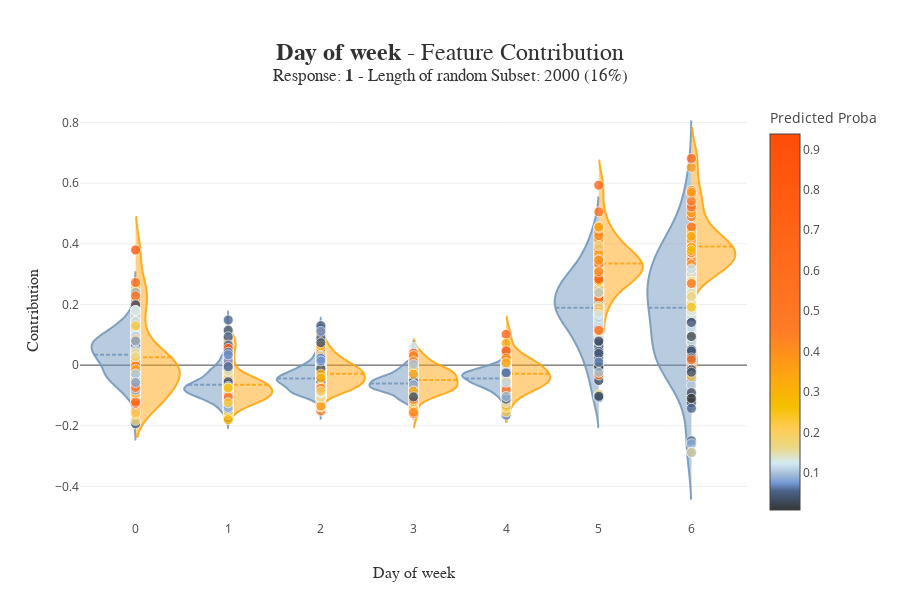

The notebook cell saved with this chart:
### Code cell
xpl.plot.contribution_plot(col="day_of_week_acc")

### Figure 1 — Plotly figure (JSON) as saved in the notebook; plotly's stock layout.template omitted (floating-point values rounded to 4 significant figures; data arrays with more than 128 entries replaced by an {"elided": "..."} marker saying what was removed)
{"data": [{"customdata": {"elided": "2000x2 int values"}, "hovertemplate": "<b>%{hovertext}</b><br />Day of week :<br />%{customdata[0]}<br />Contribution: %{y:.4f}<extra></extra>", "hovertext": {"elided": "264 str values"}, "jitter": 0.075, "line": {"color": "rgba(117, 152, 189, 0.9)"}, "marker": {"line": {"color": "white", "width": 0.8}, "opacity": 0.8, "size": 10}, "meanline": {"visible": true}, "pointpos": -0.1, "points": false, "showlegend": false, "side": "negative", "type": "violin", "x": {"elided": "264 int values"}, "y": {"elided": "264 float values"}}, {"customdata": {"elided": "2000x2 int values"}, "hovertemplate": "<b>%{hovertext}</b><br />Day of week :<br />%{customdata[0]}<br />Contribution: %{y:.4f}<extra></extra>", "hovertext": ["Id: 24165<br />Predict: 1", "Id: 8075<br />Predict: 1", "Id: 35720<br />Predict: 1", "Id: 39707<br />Predict: 1", "Id: 48204<br />Predict: 1", "Id: 2484<br />Predict: 1", "Id: 40099<br />Predict: 1", "Id: 41276<br />Predict: 1", "Id: 9609<br />Predict: 1", "Id: 23427<br />Predict: 1", "Id: 39881<br />Predict: 1", "Id: 2382<br />Predict: 1", "Id: 40161<br />Predict: 1", "Id: 2990<br />Predict: 1", "Id: 2732<br />Predict: 1", "Id: 22982<br />Predict: 1", "Id: 9848<br />Predict: 1", "Id: 42119<br />Predict: 1", "Id: 34075<br />Predict: 1", "Id: 6847<br />Predict: 1", "Id: 22379<br />Predict: 1"], "jitter": 0.075, "line": {"color": "rgba(255, 166, 17, 0.9)"}, "marker": {"line": {"color": "white", "width": 0.8}, "opacity": 0.8, "size": 10}, "meanline": {"visible": true}, "pointpos": 0.1, "points": false, "scalemode": "count", "showlegend": false, "side": "positive", "type": "violin", "x": [0, 0, 0, 0, 0, 0, 0, 0, 0, 0, 0, 0, 0, 0, 0, 0, 0, 0, 0, 0, 0], "y": [-0.04536, -0.1145, 0.03139, -0.02304, 0.02779, 0.04156, -0.02142, -0.02985, -0.1186, 0.1988, 0.2724, 0.2286, 0.008238, 0.3795, -0.06391, -0.1264, -0.0225, -0.1215, 0.1225, -0.001701, -0.07342]}, {"customdata": {"elided": "2000x2 int values"}, "hovertemplate": "<b>%{hovertext}</b><br />Day of week :<br />%{customdata[0]}<br />Contribution: %{y:.4f}<extra></extra>", "hovertext": {"elided": "357 str values"}, "jitter": 0.075, "line": {"color": "rgba(117, 152, 189, 0.9)"}, "marker": {"line": {"color": "white", "width": 0.8}, "opacity": 0.8, "size": 10}, "meanline": {"visible": true}, "pointpos": -0.1, "points": false, "showlegend": false, "side": "negative", "type": "violin", "x": {"elided": "357 int values"}, "y": {"elided": "357 float values"}}, {"customdata": {"elided": "2000x2 int values"}, "hovertemplate": "<b>%{hovertext}</b><br />Day of week :<br />%{customdata[0]}<br />Contribution: %{y:.4f}<extra></extra>", "hovertext": ["Id: 17922<br />Predict: 1", "Id: 33626<br />Predict: 1", "Id: 25391<br />Predict: 1", "Id: 40419<br />Predict: 1", "Id: 35612<br />Predict: 1", "Id: 23584<br />Predict: 1", "Id: 10082<br />Predict: 1", "Id: 19378<br />Predict: 1", "Id: 45009<br />Predict: 1", "Id: 43380<br />Predict: 1", "Id: 45817<br />Predict: 1", "Id: 38518<br />Predict: 1", "Id: 43374<br />Predict: 1", "Id: 37309<br />Predict: 1", "Id: 25288<br />Predict: 1", "Id: 12578<br />Predict: 1", "Id: 15447<br />Predict: 1", "Id: 33189<br />Predict: 1", "Id: 14754<br />Predict: 1"], "jitter": 0.075, "line": {"color": "rgba(255, 166, 17, 0.9)"}, "marker": {"line": {"color": "white", "width": 0.8}, "opacity": 0.8, "size": 10}, "meanline": {"visible": true}, "pointpos": 0.1, "points": false, "scalemode": "count", "showlegend": false, "side": "positive", "type": "violin", "x": [1, 1, 1, 1, 1, 1, 1, 1, 1, 1, 1, 1, 1, 1, 1, 1, 1, 1, 1], "y": [-0.04742, -0.1001, -0.07846, -0.06159, -0.07417, -0.06132, 0.08755, -0.1452, -0.07259, -0.1264, -0.04696, -0.04596, -0.1051, -0.102, -0.1024, -0.1056, 0.05518, 0.00717, -0.1054]}, {"customdata": {"elided": "2000x2 int values"}, "hovertemplate": "<b>%{hovertext}</b><br />Day of week :<br />%{customdata[0]}<br />Contribution: %{y:.4f}<extra></extra>", "hovertext": {"elided": "341 str values"}, "jitter": 0.075, "line": {"color": "rgba(117, 152, 189, 0.9)"}, "marker": {"line": {"color": "white", "width": 0.8}, "opacity": 0.8, "size": 10}, "meanline": {"visible": true}, "pointpos": -0.1, "points": false, "showlegend": false, "side": "negative", "type": "violin", "x": {"elided": "341 int values"}, "y": {"elided": "341 float values"}}, {"customdata": {"elided": "2000x2 int values"}, "hovertemplate": "<b>%{hovertext}</b><br />Day of week :<br />%{customdata[0]}<br />Contribution: %{y:.4f}<extra></extra>", "hovertext": ["Id: 25491<br />Predict: 1", "Id: 5037<br />Predict: 1", "Id: 29275<br />Predict: 1", "Id: 35376<br />Predict: 1", "Id: 18658<br />Predict: 1", "Id: 34338<br />Predict: 1", "Id: 10272<br />Predict: 1", "Id: 30987<br />Predict: 1", "Id: 36558<br />Predict: 1", "Id: 20562<br />Predict: 1", "Id: 27298<br />Predict: 1", "Id: 29556<br />Predict: 1", "Id: 1117<br />Predict: 1", "Id: 39343<br />Predict: 1", "Id: 42248<br />Predict: 1", "Id: 2543<br />Predict: 1", "Id: 48443<br />Predict: 1", "Id: 41727<br />Predict: 1", "Id: 11546<br />Predict: 1", "Id: 19495<br />Predict: 1"], "jitter": 0.075, "line": {"color": "rgba(255, 166, 17, 0.9)"}, "marker": {"line": {"color": "white", "width": 0.8}, "opacity": 0.8, "size": 10}, "meanline": {"visible": true}, "pointpos": 0.1, "points": false, "scalemode": "count", "showlegend": false, "side": "positive", "type": "violin", "x": [2, 2, 2, 2, 2, 2, 2, 2, 2, 2, 2, 2, 2, 2, 2, 2, 2, 2, 2, 2], "y": [0.01607, -0.06008, -0.04978, -0.07207, 0.03888, -0.09042, 0.06984, -0.05291, -0.01243, -0.02625, -0.06854, 0.02048, -0.03863, -0.07267, -0.02059, 0.0009347, -0.01683, -0.03464, -0.0153, -0.07672]}, {"customdata": {"elided": "2000x2 int values"}, "hovertemplate": "<b>%{hovertext}</b><br />Day of week :<br />%{customdata[0]}<br />Contribution: %{y:.4f}<extra></extra>", "hovertext": {"elided": "319 str values"}, "jitter": 0.075, "line": {"color": "rgba(117, 152, 189, 0.9)"}, "marker": {"line": {"color": "white", "width": 0.8}, "opacity": 0.8, "size": 10}, "meanline": {"visible": true}, "pointpos": -0.1, "points": false, "showlegend": false, "side": "negative", "type": "violin", "x": {"elided": "319 int values"}, "y": {"elided": "319 float values"}}, {"customdata": {"elided": "2000x2 int values"}, "hovertemplate": "<b>%{hovertext}</b><br />Day of week :<br />%{customdata[0]}<br />Contribution: %{y:.4f}<extra></extra>", "hovertext": ["Id: 13609<br />Predict: 1", "Id: 32171<br />Predict: 1", "Id: 31482<br />Predict: 1", "Id: 44616<br />Predict: 1", "Id: 35662<br />Predict: 1", "Id: 7830<br />Predict: 1", "Id: 11223<br />Predict: 1", "Id: 24044<br />Predict: 1", "Id: 21317<br />Predict: 1", "Id: 12652<br />Predict: 1", "Id: 27770<br />Predict: 1", "Id: 977<br />Predict: 1", "Id: 47271<br />Predict: 1", "Id: 27587<br />Predict: 1", "Id: 20696<br />Predict: 1", "Id: 9763<br />Predict: 1", "Id: 3289<br />Predict: 1", "Id: 34167<br />Predict: 1", "Id: 33285<br />Predict: 1", "Id: 25307<br />Predict: 1", "Id: 27572<br />Predict: 1", "Id: 5100<br />Predict: 1", "Id: 40758<br />Predict: 1", "Id: 21683<br />Predict: 1", "Id: 29793<br />Predict: 1", "Id: 31262<br />Predict: 1"], "jitter": 0.075, "line": {"color": "rgba(255, 166, 17, 0.9)"}, "marker": {"line": {"color": "white", "width": 0.8}, "opacity": 0.8, "size": 10}, "meanline": {"visible": true}, "pointpos": 0.1, "points": false, "scalemode": "count", "showlegend": false, "side": "positive", "type": "violin", "x": [3, 3, 3, 3, 3, 3, 3, 3, 3, 3, 3, 3, 3, 3, 3, 3, 3, 3, 3, 3, 3, 3, 3, 3, 3, 3], "y": [-0.07825, -0.03682, -0.06951, -0.08138, -0.04237, -0.09734, -0.02017, -0.07513, -0.02681, -0.001935, -0.1064, -0.06875, -0.0693, -0.04785, -0.0176, -0.02825, -0.06909, 0.003993, 0.03931, -0.16, 0.02842, -0.03471, -0.07127, -0.09079, -0.01213, -0.03104]}, {"customdata": {"elided": "2000x2 int values"}, "hovertemplate": "<b>%{hovertext}</b><br />Day of week :<br />%{customdata[0]}<br />Contribution: %{y:.4f}<extra></extra>", "hovertext": {"elided": "316 str values"}, "jitter": 0.075, "line": {"color": "rgba(117, 152, 189, 0.9)"}, "marker": {"line": {"color": "white", "width": 0.8}, "opacity": 0.8, "size": 10}, "meanline": {"visible": true}, "pointpos": -0.1, "points": false, "showlegend": false, "side": "negative", "type": "violin", "x": {"elided": "316 int values"}, "y": {"elided": "316 float values"}}, {"customdata": {"elided": "2000x2 int values"}, "hovertemplate": "<b>%{hovertext}</b><br />Day of week :<br />%{customdata[0]}<br />Contribution: %{y:.4f}<extra></extra>", "hovertext": ["Id: 44886<br />Predict: 1", "Id: 42652<br />Predict: 1", "Id: 13788<br />Predict: 1", "Id: 26269<br />Predict: 1", "Id: 48465<br />Predict: 1", "Id: 39877<br />Predict: 1", "Id: 13838<br />Predict: 1", "Id: 43004<br />Predict: 1", "Id: 35783<br />Predict: 1", "Id: 21110<br />Predict: 1", "Id: 1628<br />Predict: 1", "Id: 22795<br />Predict: 1", "Id: 42920<br />Predict: 1", "Id: 6562<br />Predict: 1", "Id: 20743<br />Predict: 1", "Id: 29818<br />Predict: 1", "Id: 48946<br />Predict: 1", "Id: 6642<br />Predict: 1", "Id: 11547<br />Predict: 1", "Id: 37975<br />Predict: 1", "Id: 26670<br />Predict: 1"], "jitter": 0.075, "line": {"color": "rgba(255, 166, 17, 0.9)"}, "marker": {"line": {"color": "white", "width": 0.8}, "opacity": 0.8, "size": 10}, "meanline": {"visible": true}, "pointpos": 0.1, "points": false, "scalemode": "count", "showlegend": false, "side": "positive", "type": "violin", "x": [4, 4, 4, 4, 4, 4, 4, 4, 4, 4, 4, 4, 4, 4, 4, 4, 4, 4, 4, 4, 4], "y": [-0.06656, -0.01302, 0.01666, 0.1015, -0.04386, -0.04945, -0.003291, 0.006623, -0.08089, 0.007289, -0.04524, -0.03182, -0.1285, -0.04481, -0.03907, 0.008711, -0.07122, -0.02224, 0.04694, -0.06356, -0.08184]}, {"customdata": {"elided": "2000x2 int values"}, "hovertemplate": "<b>%{hovertext}</b><br />Day of week :<br />%{customdata[0]}<br />Contribution: %{y:.4f}<extra></extra>", "hovertext": {"elided": "137 str values"}, "jitter": 0.075, "line": {"color": "rgba(117, 152, 189, 0.9)"}, "marker": {"line": {"color": "white", "width": 0.8}, "opacity": 0.8, "size": 10}, "meanline": {"visible": true}, "pointpos": -0.1, "points": false, "showlegend": false, "side": "negative", "type": "violin", "x": {"elided": "137 int values"}, "y": {"elided": "137 float values"}}, {"customdata": {"elided": "2000x2 int values"}, "hovertemplate": "<b>%{hovertext}</b><br />Day of week :<br />%{customdata[0]}<br />Contribution: %{y:.4f}<extra></extra>", "hovertext": ["Id: 16487<br />Predict: 1", "Id: 22013<br />Predict: 1", "Id: 10579<br />Predict: 1", "Id: 2762<br />Predict: 1", "Id: 34261<br />Predict: 1", "Id: 29609<br />Predict: 1", "Id: 45776<br />Predict: 1", "Id: 40301<br />Predict: 1", "Id: 31740<br />Predict: 1", "Id: 33486<br />Predict: 1", "Id: 42662<br />Predict: 1", "Id: 42454<br />Predict: 1", "Id: 43285<br />Predict: 1", "Id: 2213<br />Predict: 1", "Id: 3733<br />Predict: 1", "Id: 26890<br />Predict: 1", "Id: 9128<br />Predict: 1", "Id: 10261<br />Predict: 1", "Id: 26713<br />Predict: 1", "Id: 18970<br />Predict: 1", "Id: 21032<br />Predict: 1", "Id: 14873<br />Predict: 1", "Id: 5867<br />Predict: 1"], "jitter": 0.075, "line": {"color": "rgba(255, 166, 17, 0.9)"}, "marker": {"line": {"color": "white", "width": 0.8}, "opacity": 0.8, "size": 10}, "meanline": {"visible": true}, "pointpos": 0.1, "points": false, "scalemode": "count", "showlegend": false, "side": "positive", "type": "violin", "x": [5, 5, 5, 5, 5, 5, 5, 5, 5, 5, 5, 5, 5, 5, 5, 5, 5, 5, 5, 5, 5, 5, 5], "y": [0.2999, 0.2784, 0.5055, 0.3722, 0.3648, 0.4363, 0.2844, 0.2515, 0.3129, 0.3997, 0.3347, 0.438, 0.2986, 0.3339, 0.3842, 0.3371, 0.3413, 0.5931, 0.3339, 0.188, 0.2835, 0.2201, 0.1147]}, {"customdata": {"elided": "2000x2 int values"}, "hovertemplate": "<b>%{hovertext}</b><br />Day of week :<br />%{customdata[0]}<br />Contribution: %{y:.4f}<extra></extra>", "hovertext": ["Id: 29854<br />Predict: 0", "Id: 5666<br />Predict: 0", "Id: 47984<br />Predict: 0", "Id: 8924<br />Predict: 0", "Id: 30804<br />Predict: 0", "Id: 43044<br />Predict: 0", "Id: 42631<br />Predict: 0", "Id: 32067<br />Predict: 0", "Id: 12911<br />Predict: 0", "Id: 5628<br />Predict: 0", "Id: 6835<br />Predict: 0", "Id: 5104<br />Predict: 0", "Id: 30508<br />Predict: 0", "Id: 35573<br />Predict: 0", "Id: 39656<br />Predict: 0", "Id: 8168<br />Predict: 0", "Id: 35333<br />Predict: 0", "Id: 39155<br />Predict: 0", "Id: 46659<br />Predict: 0", "Id: 4318<br />Predict: 0", "Id: 17839<br />Predict: 0", "Id: 44124<br />Predict: 0", "Id: 16074<br />Predict: 0", "Id: 38646<br />Predict: 0", "Id: 37451<br />Predict: 0", "Id: 33972<br />Predict: 0", "Id: 32235<br />Predict: 0", "Id: 17325<br />Predict: 0", "Id: 5383<br />Predict: 0", "Id: 48617<br />Predict: 0", "Id: 47279<br />Predict: 0", "Id: 35025<br />Predict: 0", "Id: 28191<br />Predict: 0", "Id: 32427<br />Predict: 0", "Id: 41384<br />Predict: 0", "Id: 46607<br />Predict: 0", "Id: 26207<br />Predict: 0", "Id: 4976<br />Predict: 0", "Id: 4727<br />Predict: 0", "Id: 6359<br />Predict: 0", "Id: 6736<br />Predict: 0", "Id: 29386<br />Predict: 0", "Id: 41687<br />Predict: 0", "Id: 44546<br />Predict: 0", "Id: 6929<br />Predict: 0", "Id: 6049<br />Predict: 0", "Id: 10780<br />Predict: 0", "Id: 42034<br />Predict: 0", "Id: 33365<br />Predict: 0", "Id: 9427<br />Predict: 0", "Id: 23725<br />Predict: 0", "Id: 34908<br />Predict: 0", "Id: 8910<br />Predict: 0", "Id: 33954<br />Predict: 0", "Id: 49838<br />Predict: 0", "Id: 49455<br />Predict: 0", "Id: 43481<br />Predict: 0", "Id: 3004<br />Predict: 0", "Id: 13631<br />Predict: 0", "Id: 26841<br />Predict: 0", "Id: 23353<br />Predict: 0", "Id: 24598<br />Predict: 0", "Id: 20143<br />Predict: 0", "Id: 32814<br />Predict: 0", "Id: 35479<br />Predict: 0", "Id: 33065<br />Predict: 0", "Id: 49667<br />Predict: 0", "Id: 40831<br />Predict: 0", "Id: 18733<br />Predict: 0", "Id: 8811<br />Predict: 0", "Id: 7853<br />Predict: 0", "Id: 35899<br />Predict: 0", "Id: 6401<br />Predict: 0", "Id: 7520<br />Predict: 0", "Id: 19621<br />Predict: 0", "Id: 44594<br />Predict: 0", "Id: 6130<br />Predict: 0", "Id: 13621<br />Predict: 0", "Id: 2852<br />Predict: 0", "Id: 19836<br />Predict: 0", "Id: 16450<br />Predict: 0", "Id: 48326<br />Predict: 0", "Id: 22567<br />Predict: 0", "Id: 11397<br />Predict: 0", "Id: 3903<br />Predict: 0", "Id: 31035<br />Predict: 0", "Id: 46613<br />Predict: 0", "Id: 49532<br />Predict: 0", "Id: 8961<br />Predict: 0", "Id: 38542<br />Predict: 0", "Id: 3069<br />Predict: 0", "Id: 41034<br />Predict: 0", "Id: 23699<br />Predict: 0", "Id: 35258<br />Predict: 0", "Id: 2566<br />Predict: 0", "Id: 47653<br />Predict: 0", "Id: 5055<br />Predict: 0", "Id: 25728<br />Predict: 0", "Id: 9126<br />Predict: 0", "Id: 10662<br />Predict: 0", "Id: 29069<br />Predict: 0", "Id: 39856<br />Predict: 0", "Id: 5574<br />Predict: 0", "Id: 5828<br />Predict: 0", "Id: 39744<br />Predict: 0", "Id: 14701<br />Predict: 0", "Id: 24023<br />Predict: 0", "Id: 46728<br />Predict: 0", "Id: 23109<br />Predict: 0", "Id: 27083<br />Predict: 0", "Id: 5317<br />Predict: 0", "Id: 5986<br />Predict: 0", "Id: 40636<br />Predict: 0", "Id: 43014<br />Predict: 0", "Id: 28789<br />Predict: 0", "Id: 23260<br />Predict: 0", "Id: 8834<br />Predict: 0", "Id: 9491<br />Predict: 0", "Id: 30265<br />Predict: 0", "Id: 35765<br />Predict: 0", "Id: 6396<br />Predict: 0"], "jitter": 0.075, "line": {"color": "rgba(117, 152, 189, 0.9)"}, "marker": {"line": {"color": "white", "width": 0.8}, "opacity": 0.8, "size": 10}, "meanline": {"visible": true}, "pointpos": -0.1, "points": false, "showlegend": false, "side": "negative", "type": "violin", "x": [6, 6, 6, 6, 6, 6, 6, 6, 6, 6, 6, 6, 6, 6, 6, 6, 6, 6, 6, 6, 6, 6, 6, 6, 6, 6, 6, 6, 6, 6, 6, 6, 6, 6, 6, 6, 6, 6, 6, 6, 6, 6, 6, 6, 6, 6, 6, 6, 6, 6, 6, 6, 6, 6, 6, 6, 6, 6, 6, 6, 6, 6, 6, 6, 6, 6, 6, 6, 6, 6, 6, 6, 6, 6, 6, 6, 6, 6, 6, 6, 6, 6, 6, 6, 6, 6, 6, 6, 6, 6, 6, 6, 6, 6, 6, 6, 6, 6, 6, 6, 6, 6, 6, 6, 6, 6, 6, 6, 6, 6, 6, 6, 6, 6, 6, 6, 6, 6, 6, 6, 6], "y": [0.4373, 0.07495, 0.2236, -0.1234, 0.0441, 0.2065, 0.3787, 0.1906, 0.3298, 0.2822, 0.2945, -0.1425, 0.1567, 0.1035, 0.3368, 0.2779, 0.4897, -0.01193, 0.004436, 0.07801, -0.2494, 0.1498, 0.2753, 0.1072, 0.02785, 0.1755, -0.01835, 0.4507, 0.147, -0.04603, -0.02758, 0.2506, 0.3298, 0.01851, 0.02125, -0.06645, 0.09935, 0.4014, 0.2135, 0.2407, 0.2329, -0.09079, 0.2131, 0.1597, 0.3409, 0.3815, 0.3564, 0.1132, 0.1428, 0.6519, 0.1739, 0.1576, -0.03961, 0.1406, 0.3124, 0.3912, 0.04836, -0.2593, 0.5657, 0.182, 0.08353, 0.1291, -0.01307, 0.4412, 0.3365, 0.4174, 0.1236, 0.2857, -0.006969, 0.2107, -0.2882, 0.5024, 0.09284, 0.4211, 0.5283, 0.2515, 0.2575, 0.2673, 0.38, 0.2994, 0.03937, 0.2668, 0.03682, 0.01266, 0.2287, 0.2757, 0.2033, 0.3293, -0.01521, 0.03093, 0.03711, 0.3713, 0.07514, 0.2507, 0.238, -0.1097, 0.3687, 0.09446, 0.04579, 0.4117, -0.2874, 0.3334, 0.3871, 0.5409, -0.03735, 0.05167, 0.2732, -0.02334, 0.3889, 0.2765, 0.04663, 0.1409, 0.269, 0.02343, 0.4252, 0.1781, 0.3171, 0.3783, 0.5707, 0.2265, 0.1912]}, {"customdata": {"elided": "2000x2 int values"}, "hovertemplate": "<b>%{hovertext}</b><br />Day of week :<br />%{customdata[0]}<br />Contribution: %{y:.4f}<extra></extra>", "hovertext": ["Id: 17201<br />Predict: 1", "Id: 9756<br />Predict: 1", "Id: 17361<br />Predict: 1", "Id: 32745<br />Predict: 1", "Id: 28999<br />Predict: 1", "Id: 17582<br />Predict: 1", "Id: 25695<br />Predict: 1", "Id: 8808<br />Predict: 1", "Id: 21163<br />Predict: 1", "Id: 24731<br />Predict: 1", "Id: 6433<br />Predict: 1", "Id: 42742<br />Predict: 1", "Id: 37797<br />Predict: 1", "Id: 19282<br />Predict: 1", "Id: 12621<br />Predict: 1"], "jitter": 0.075, "line": {"color": "rgba(255, 166, 17, 0.9)"}, "marker": {"line": {"color": "white", "width": 0.8}, "opacity": 0.8, "size": 10}, "meanline": {"visible": true}, "pointpos": 0.1, "points": false, "scalemode": "count", "showlegend": false, "side": "positive", "type": "violin", "x": [6, 6, 6, 6, 6, 6, 6, 6, 6, 6, 6, 6, 6, 6, 6], "y": [0.3455, 0.4137, 0.3799, 0.3323, 0.3317, 0.576, 0.3013, 0.4052, 0.3435, 0.3913, 0.5214, 0.4553, 0.3714, 0.01762, 0.6817]}, {"customdata": {"elided": "2000x2 int values"}, "hovertemplate": "<b>%{hovertext}</b><br />Day of week :<br />%{customdata[0]}<br />Contribution: %{y:.4f}<extra></extra>", "hovertext": {"elided": "2000 str values"}, "marker": {"color": {"elided": "2000 float values"}, "coloraxis": "coloraxis", "line": {"color": "white", "width": 0.8}, "opacity": 0.8, "size": 10}, "mode": "markers", "showlegend": false, "type": "scatter", "x": {"elided": "2000 int values"}, "y": {"elided": "2000 float values"}}], "layout": {"coloraxis": {"colorbar": {"title": {"text": "Predicted Proba"}}, "colorscale": [[0, "rgb(52, 55, 54)"], [0.05106, "rgb(74, 99, 138)"], [0.07185, "rgb(116, 153, 214)"], [0.09423, "rgb(162, 188, 213)"], [0.1252, "rgb(212, 234, 242)"], [0.1659, "rgb(235, 216, 134)"], [0.2177, "rgb(255, 204, 83)"], [0.2761, "rgb(244, 192, 0)"], [0.3541, "rgb(255, 166, 17)"], [0.4787, "rgb(255, 123, 38)"], [1, "rgb(255, 77, 7)"]]}, "height": 600, "hovermode": "closest", "title": {"font": {"color": "rgb(50, 50, 50)", "family": "Arial", "size": 24}, "text": "<b>Day of week</b> - Feature Contribution<br><sup>Response: <b>1</b> - Length of random Subset: 2000 (16%)</sup>", "x": 0.5, "xanchor": "center", "y": 0.9, "yanchor": "middle"}, "violingap": 0.05, "violingroupgap": 0, "violinmode": "overlay", "width": 900, "xaxis": {"automargin": true, "range": [-0.6, 6.6], "title": {"font": {"color": "rgb(50, 50, 50)", "family": "Arial Black", "size": 16}, "text": "Day of week"}, "type": "category"}, "yaxis": {"automargin": true, "title": {"font": {"color": "rgb(50, 50, 50)", "family": "Arial Black", "size": 16}, "text": "Contribution"}}}}
